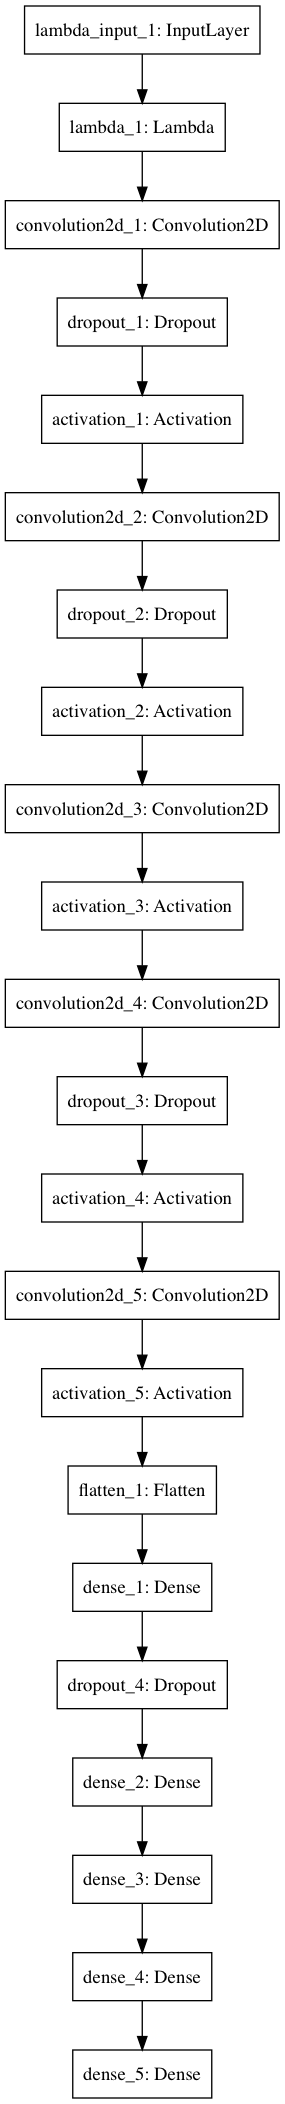

Python code for this plot:
from keras.models import Sequential
from keras.layers.core import Activation
from keras.layers import Convolution2D, ELU, Flatten, Dropout, Dense, Lambda, MaxPooling2D
#from keras.layers.pooling import MaxPooling2D
import pandas as pd
from sklearn.utils import shuffle
#from sklearn.model_selection import train_test_split
from keras.preprocessing.image import img_to_array, load_img
import numpy as np
import matplotlib.pyplot as plt
import matplotlib.image as mpimg
import cv2
from random import randint

from IPython.display import SVG
from keras.utils.visualize_util import model_to_dot



image_width = 200
image_height = 66
save_process = 1
save_flip = 1

def process_image(image):
    """
        Preprocesses the image before training 
        Converts color to YUV, crops and resizes
        Args:
            data (data_frame): The matrix containing the data from the csv file

        Returns:
            image: the processed image
    """
    #convert to YUV
    image = cv2.cvtColor(image, cv2.COLOR_RGB2YUV)
    
    #crop image
    image = image[60:140, :]
    
    #resize to smaller image
    image = cv2.resize(image, (image_width,image_height),interpolation=cv2.INTER_AREA)
    global save_process
    if save_process == 1:
        save_process = 0
        cv2.imwrite('processed_image.png', image)
        
    return image

def preprocess(data):
    """
        Loads and Preprocesses the image before training 
        Randomly selects left, center, or right camera
        Randonly flips 50% of images
        Args:
            data (data_frame): The matrix containing the data from the csv file

        Returns:
            image: the processed image
            steering angle: the steering angle associated with the image (video frame)
    """
    #randonly load left, right, or center image 
    index = np.random.randint(3)
    cameras = ['center', 'left', 'right']
    steering_offset = [0, 0.25, -0.25]
    image_path = data[cameras[index]]
    image = cv2.imread(image_path.strip())
    #set size of image after minimizing
    image = process_image(image)
    
    #offset steering angle for left and right
    steering_angle = data['steering'] + steering_offset[index]
    
    #flip 25% of images to account for left tendency in data
    flip = np.random.random()
    if flip < 0.25:
        steering_angle = -1 * steering_angle 
        image = cv2.flip(image, 1)
        
        global save_flip
        if save_flip == 1:
            save_flip = 0
            cv2.imwrite('flip_image.png', image)
    
    
    return image, steering_angle


def image_generator(data, batch_size):
    """
        Generates (Generator) batches of data for the training model
        Args:
            data (data_frame): The matrix containing the data from the csv file
            batch_size (int): size of the batches

        Returns:
            image: the processed image
            steering angle: the steering angle associated with the image (video frame)
    """

    batches_per_epoch = data.shape[0] // batch_size

    i = 0
    while(True):
        start = i * batch_size
        end = start + batch_size - 1

        X_batch = np.zeros((batch_size, image_height,image_width, 3), dtype=np.float32)
        y_batch= np.zeros((batch_size,), dtype=np.float32)

        j=0 
        for index, row in data.loc[start:end].iterrows():
            #center image
            
            X_batch[j], y_batch[j] = preprocess(row)
            j = j + 1

        i = (i + 1) % batches_per_epoch
        yield X_batch, y_batch
        
        
def get_model():
    """
        Creates the cnn model (based on NVIDIA model)
        Args:
            data (data_frame): The matrix containing the data from the csv file
            batch_size (int): size of the batches

        Returns:
            image: the processed image
            steering angle: the steering angle associated with the image (video frame)
    """
    model = Sequential()

    
    
    model.add(Lambda(lambda x: x/255 - 0.5, input_shape=(image_height, image_width,3)))
    #NVIDIA model
    #first three convolutional layers with a 2×2 stride and a 5×5 kernel
    model.add(Convolution2D(24, 5, 5, subsample=(2, 2), border_mode="valid"))
    model.add((Dropout(0.5)))   
    model.add(Activation('relu'))   
    model.add(Convolution2D(36, 5, 5, subsample=(2, 2), border_mode="valid")) 
    model.add((Dropout(0.5)))   
    model.add(Activation('relu'))
    model.add(Convolution2D(48, 5, 5, subsample=(2, 2), border_mode="valid"))
    model.add(Activation('relu'))

    #non-strided convolution with a 3×3 kernel size in the last two convolutional layers
    model.add(Convolution2D(64, 3, 3))
    model.add((Dropout(0.5)))
    model.add(Activation('relu'))
    model.add(Convolution2D(64, 3, 3))
    
    model.add(Activation('relu'))

    #3 fully connected layers
    model.add(Flatten())
    model.add(Dense(1164, activation='relu'))
    model.add((Dropout(0.5)))
    model.add(Dense(100, activation='relu'))
    model.add(Dense(50, activation='relu'))
    model.add(Dense(10, activation='relu'))
    model.add(Dense(1))
    
    #SVG(model_to_dot(model, show_shapes=True).create(prog='dot', format='svg'))
    from keras.utils.visualize_util import plot
    plot(model, to_file='model.png')
    
    return model
    

if __name__ == '__main__':
    
    #load data from driving log
    data = pd.read_csv("driving_log.csv", usecols=[0, 1, 2, 3])
    
    print(data.shape[0])
 
    #shuffle data
    data = data.sample(frac=1).reset_index(drop=True)
    
    #slip into training and validation data, 80/20
    training_split = 0.8
    split_line = int(data.shape[0] * training_split)
    training_data = data.loc[0:split_line-1]
    validation_data = data.loc[split_line:]

    batch_size = 64

    model = get_model()

    training_generation = image_generator(training_data, batch_size)
    validation_generation = image_generator(validation_data, batch_size)
    
    print('training size')
    print(training_data.shape[0])
    
    print('val size')
    print(validation_data.shape[0])
    
    samples_per_epoch = data.shape[0] // batch_size * batch_size
    nb_epoch = 10
    nb_val_samples = validation_data.shape[0]

    model.compile(optimizer="adam", loss="mse")
    
    print(model.summary())

    hist = model.fit_generator(training_generation, samples_per_epoch=samples_per_epoch,nb_epoch=nb_epoch,
        validation_data=validation_generation, nb_val_samples=nb_val_samples, verbose=2)
    print(hist.history)
        

    #save weights and model
    model.save_weights('model.h5') 
    
    with open('model.json', 'w') as outfile:
        outfile.write(model.to_json())
